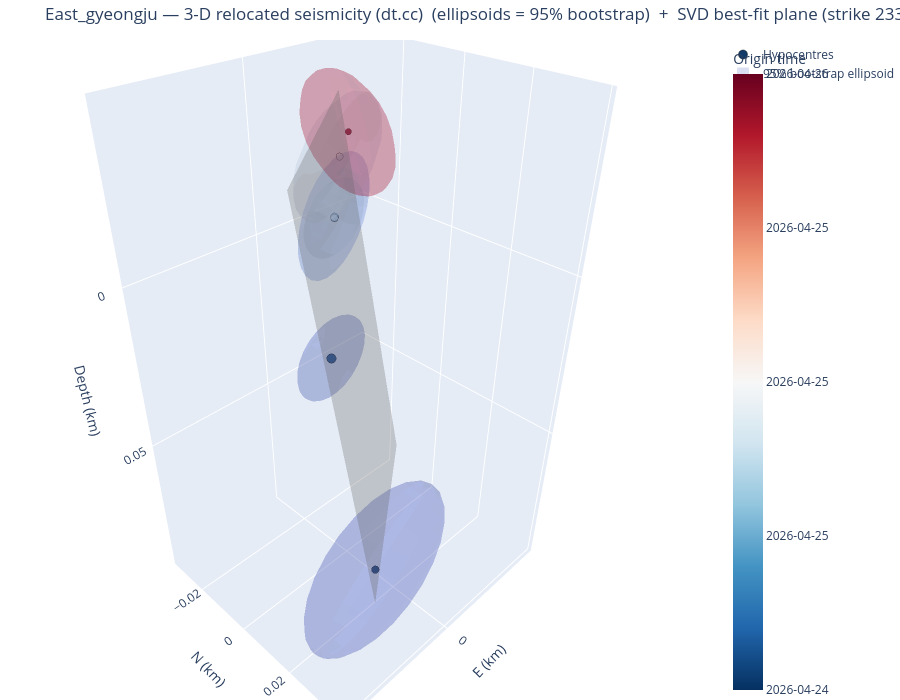

This figure's notebook cell:
### Markdown cell above
The same view with the per-event uncertainty drawn as a **95% bootstrap error ellipsoid**
(`error="ellipsoid"`) instead of whisker bars: each ellipsoid's shape is the bootstrap sample covariance
and its size the empirical 95% Mahalanobis radius (95% of replicas inside), coloured like its hypocentre.
Tight horizontal but loose depth control shows up as a vertically elongated ellipsoid.

### Code cell
fig3d_e = viz.plot_3d_plane(cfg, VELMODEL, error="ellipsoid", frame_from=FRAME_FROM, mech_select=MECH_SELECT)
try:
    fig3d_e.write_image(f"/tmp/{CLUSTER}_3d_ellipsoid.png", scale=2)
except Exception:
    pass
fig3d_e

### Figure 1 — Plotly figure (JSON) as saved in the notebook; plotly's stock layout.template omitted (floating-point values rounded to 4 significant figures; data arrays with more than 128 entries replaced by an {"elided": "..."} marker saying what was removed)
{"data": [{"marker": {"color": [20570.0, 20570.0, 20570.0, 20570.0, 20570.0, 20570.0], "colorbar": {"ticktext": ["2026-04-24", "2026-04-25", "2026-04-25", "2026-04-25", "2026-04-26"], "tickvals": [20570.0, 20570.0, 20570.0, 20570.0, 20570.0], "title": {"text": "Origin time"}}, "colorscale": [[0, "rgb(5,48,97)"], [0.1, "rgb(33,102,172)"], [0.2, "rgb(67,147,195)"], [0.3, "rgb(146,197,222)"], [0.4, "rgb(209,229,240)"], [0.5, "rgb(247,247,247)"], [0.6, "rgb(253,219,199)"], [0.7, "rgb(244,165,130)"], [0.8, "rgb(214,96,77)"], [0.9, "rgb(178,24,43)"], [1, "rgb(103,0,31)"]], "line": {"color": "black", "width": 0.5}, "opacity": 0.95, "size": [8.8, 10.8, 9.6, 8.8, 8.4, 7.2]}, "mode": "markers", "name": "Hypocentres", "text": ["200000  M1.2", "200002  M1.7", "200003  M1.4", "200004  M1.2", "200005  M1.1", "200006  M0.8"], "type": "scatter3d", "x": [0.016, 0.0181, 0.0045, -0.0037, -0.0183, -0.0166], "y": [0.02728, 0.01408, 0.001483, -0.007217, -0.02032, -0.01532], "z": [0.07127, 0.008467, -0.01803, -0.01233, -0.02063, -0.02873]}, {"alphahull": 0, "color": "rgb(58,76,192)", "flatshading": true, "hoverinfo": "skip", "name": "95% bootstrap ellipsoid", "opacity": 0.18, "showlegend": true, "showscale": false, "type": "mesh3d", "x": {"elided": "196 float values"}, "y": {"elided": "196 float values"}, "z": {"elided": "196 float values"}}, {"alphahull": 0, "color": "rgb(70,93,207)", "flatshading": true, "hoverinfo": "skip", "name": "95% bootstrap ellipsoid", "opacity": 0.18, "showlegend": false, "showscale": false, "type": "mesh3d", "x": {"elided": "196 float values"}, "y": {"elided": "196 float values"}, "z": {"elided": "196 float values"}}, {"alphahull": 0, "color": "rgb(112,147,243)", "flatshading": true, "hoverinfo": "skip", "name": "95% bootstrap ellipsoid", "opacity": 0.18, "showlegend": false, "showscale": false, "type": "mesh3d", "x": {"elided": "196 float values"}, "y": {"elided": "196 float values"}, "z": {"elided": "196 float values"}}, {"alphahull": 0, "color": "rgb(183,207,249)", "flatshading": true, "hoverinfo": "skip", "name": "95% bootstrap ellipsoid", "opacity": 0.18, "showlegend": false, "showscale": false, "type": "mesh3d", "x": {"elided": "196 float values"}, "y": {"elided": "196 float values"}, "z": {"elided": "196 float values"}}, {"alphahull": 0, "color": "rgb(202,216,238)", "flatshading": true, "hoverinfo": "skip", "name": "95% bootstrap ellipsoid", "opacity": 0.18, "showlegend": false, "showscale": false, "type": "mesh3d", "x": {"elided": "196 float values"}, "y": {"elided": "196 float values"}, "z": {"elided": "196 float values"}}, {"alphahull": 0, "color": "rgb(179,3,38)", "flatshading": true, "hoverinfo": "skip", "name": "95% bootstrap ellipsoid", "opacity": 0.18, "showlegend": false, "showscale": false, "type": "mesh3d", "x": {"elided": "196 float values"}, "y": {"elided": "196 float values"}, "z": {"elided": "196 float values"}}, {"color": "gray", "hoverinfo": "name", "i": [0, 0], "j": [1, 3], "k": [3, 2], "name": "SVD best-fit plane 233/81", "opacity": 0.3, "showscale": false, "type": "mesh3d", "x": [0.0192, 0.0303, -0.03251, -0.02141], "y": [0.0305, 0.01603, -0.009178, -0.02365], "z": [0.07935, -0.03633, 0.07935, -0.03633]}], "layout": {"height": 700, "margin": {"b": 0, "l": 0, "r": 0, "t": 40}, "scene": {"aspectmode": "data", "xaxis": {"title": {"text": "E (km)"}}, "yaxis": {"title": {"text": "N (km)"}}, "zaxis": {"autorange": "reversed", "title": {"text": "Depth (km)"}}}, "title": {"text": "East_gyeongju — 3-D relocated seismicity (dt.cc)  (ellipsoids = 95% bootstrap)  +  SVD best-fit plane (strike 233°, dip 81°)"}}}
